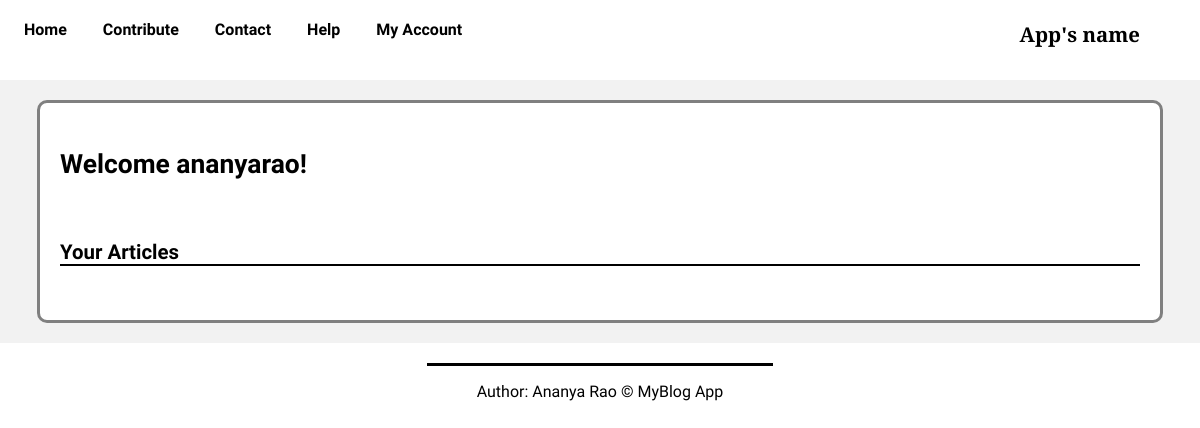
Before: /my_account/ (signed in) with the older database file.
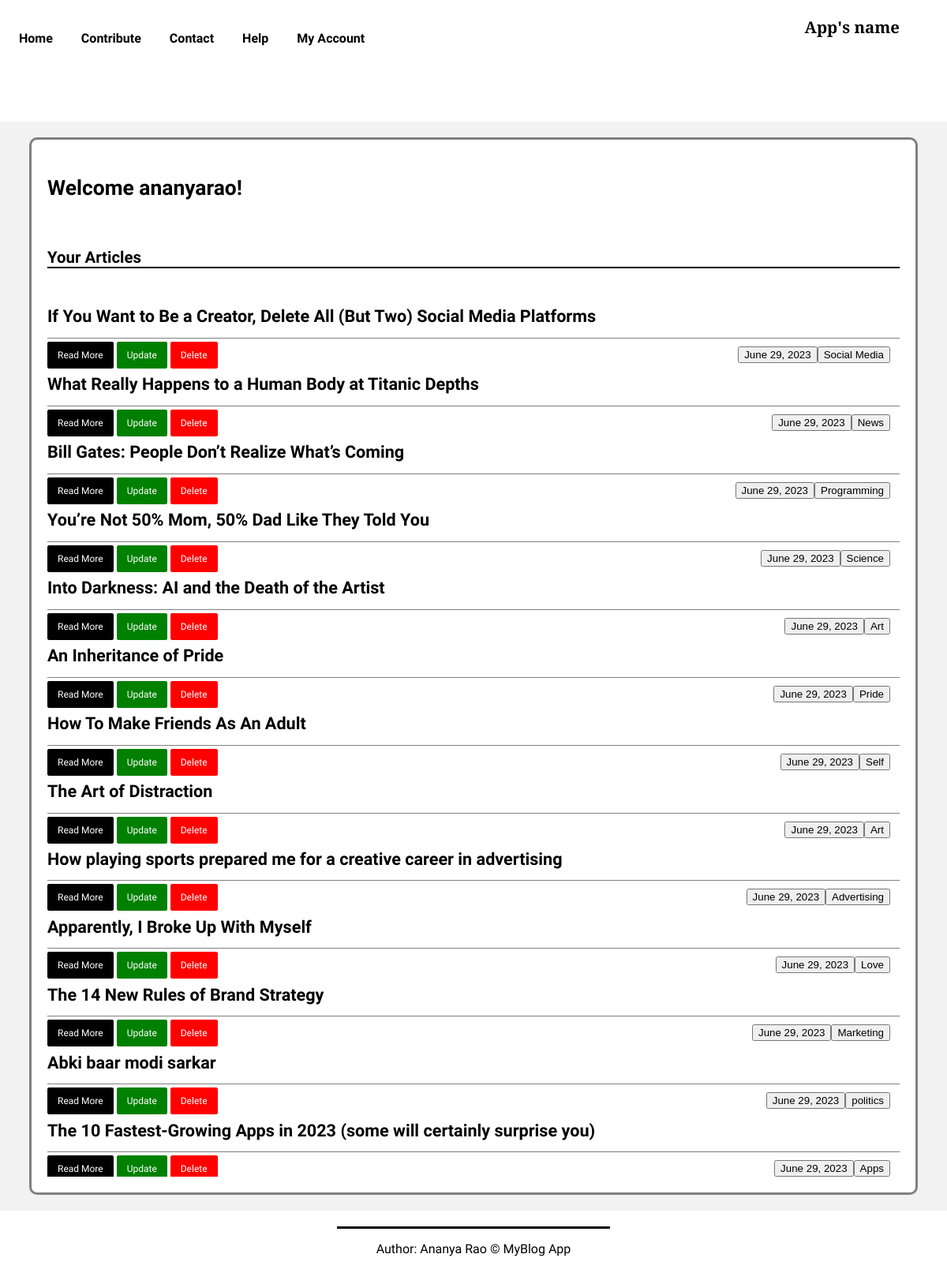
After: the same page with the newer database file.
### myapp/models.py (models this page shows, shortened)
class BlogModel(models.Model):
    user = models.ForeignKey(User, blank=True, null=True, on_delete=models.CASCADE)
    title = models.CharField(max_length=1000)
    content = FroalaField()
    pub_date = models.DateField()
    category = models.CharField(max_length=100)
    slug = models.SlugField(max_length=1000, null=True, blank=True)
    created_at = models.DateTimeField(auto_now_add=True)
    upload_to = models.DateTimeField(auto_now=True)

### myapp/views.py (the view)
# urls.py: path('my_account/', views.my_account, name="my_account"),
def my_account(request):
    context = {
    'blogs' : BlogModel.objects.filter(user = request.user)
    }
    return render(request, 'myaccount.html', context)

### templates/myaccount.html (shortened to what this page needs)
{% extends 'base.html' %}
{% block body %}
<div class="my-account">
    <div class="profile">
        <div style="display: flex;">
            <h3 class="welcome">Welcome {{ user.username }}!</h3>
        </div>
        <div>
            <h5 class="your-art">
                Your Articles
            </h5>
            <div style="overflow:auto;max-height:100vh;">
                {% for blog in blogs %}
                <div class="article">
                    <div class="text">
                        <h1 class="topic">{{ blog.title }}</h1>
                        <div style="display:flex; border-top: 1px solid gray; padding-top:10px;width:100%;">
                            <div style="width:50%;">
                                <a class="crud-r" href="{% url 'read' blog.slug %}">Read More</a>
                                <a class="crud-u" href="{% url 'update' blog.slug %}">Update</a>
                                <a class="crud-d" href="{% url 'delete' blog.slug %}">Delete</a>
                            </div>
                            <div style="width:50%;">
                               <div style="margin-right:1vw;"> <button class="type-article" style="float:right;">{{ blog.category }}</button></div>
                               <div style="margin-right:1vw;"> <button class="type-article" style="float:right;">{{ blog.pub_date }}</button></div>
                            </div>
                        </div>
                    </div>
                </div>
                {% endfor %}
            </div>
        </div>
    </div>
</div>
{% endblock body %}

### templates/base.html (shortened to what this page needs)
<!DOCTYPE html>
<html lang="en">
<head>
</head>
<body>
   <div class="container">
    <div class="topnav">
        <div class="nav">
            <a href="/">Home</a>
            <a href="/add_blog">Contribute</a>
            <a href="/contact">Contact</a>
            <a href="xyz">Help</a>
            <a href="/my_account">My Account</a>
        </div>
        <div class="head">
            <h3 class="heading">App's name</h3>
        </div>
    </div>
    {% block body %}
    {% endblock body %}
    <div class="footer" >
        <footer>
            <div style="border-top: 3px solid black; padding: 0 50px; margin-top: 20px;">
                <p>Author: Ananya Rao <span>&copy; MyBlog App</span></p>
            </div>
          </footer>
      </div>
   </div>
</body>

Changed rows visible on the page:
added BlogModel: title "If You Want to Be a Creator, Delete All (But Two) Social Media Platforms", category "Social Media", pub_date "June 29, 2023"
added BlogModel: title "What Really Happens to a Human Body at Titanic Depths", category "News", pub_date "June 29, 2023"
added BlogModel: title "Bill Gates: People Don’t Realize What’s Coming", category "Programming", pub_date "June 29, 2023"
added BlogModel: title "You’re Not 50% Mom, 50% Dad Like They Told You", category "Science", pub_date "June 29, 2023"
added BlogModel: title "Into Darkness: AI and the Death of the Artist", category "Art", pub_date "June 29, 2023"
added BlogModel: title "An Inheritance of Pride", category "Pride", pub_date "June 29, 2023"
added BlogModel: title "How To Make Friends As An Adult", category "Self", pub_date "June 29, 2023"
added BlogModel: title "The Art of Distraction", category "Art", pub_date "June 29, 2023"
added BlogModel: title "How playing sports prepared me for a creative career in advertising", category "Advertising", pub_date "June 29, 2023"
added BlogModel: title "Apparently, I Broke Up With Myself", category "Love", pub_date "June 29, 2023"
added BlogModel: title "The 14 New Rules of Brand Strategy", category "Marketing", pub_date "June 29, 2023"
added BlogModel: title "Abki baar modi sarkar", category "politics", pub_date "June 29, 2023"
added BlogModel: title "The 10 Fastest-Growing Apps in 2023 (some will certainly surprise you)", category "Apps", pub_date "June 29, 2023"
